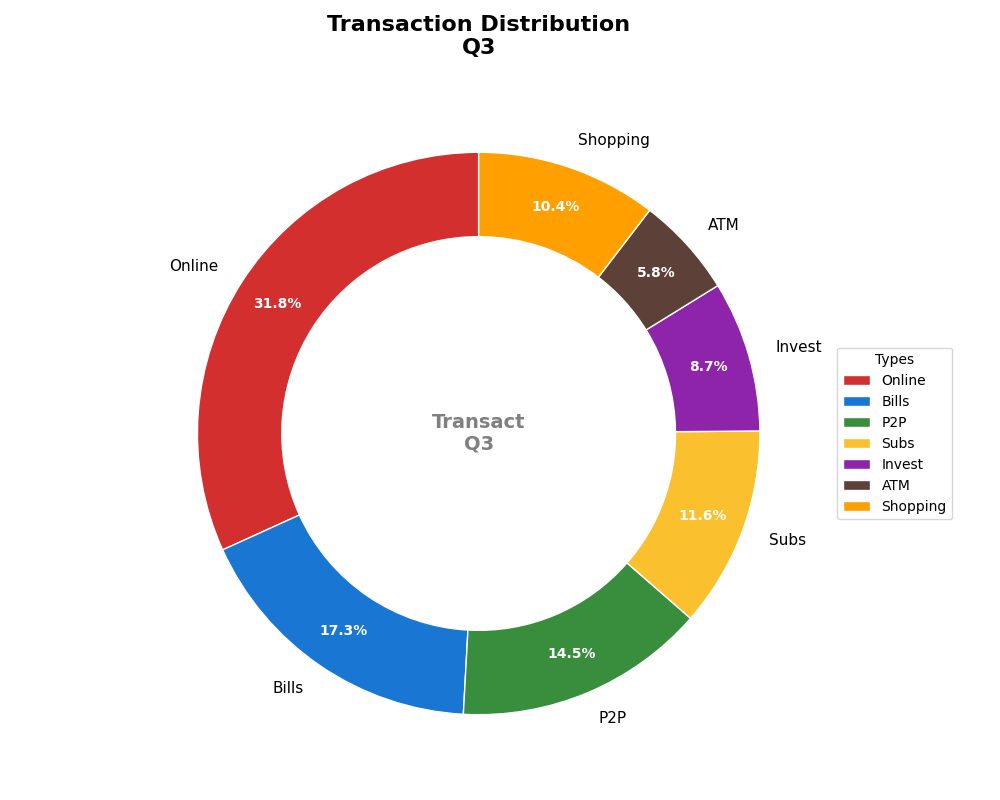

This figure's Python source:
import matplotlib.pyplot as plt

transaction_categories = [
    'Online', 
    'Bills', 
    'P2P', 
    'Subs', 
    'Invest', 
    'ATM',
    'Shopping'  # New category added
]

transaction_counts = [550, 300, 250, 200, 150, 100, 180]  # Added count for 'Shopping'

# Updated set of colors for each transaction category
colors = ['#D32F2F', '#1976D2', '#388E3C', '#FBC02D', '#8E24AA', '#5D4037', '#FFA000']  # Color for 'Shopping' added

fig, ax = plt.subplots(figsize=(10, 8), subplot_kw=dict(aspect="equal"))

wedges, texts, autotexts = ax.pie(transaction_counts, labels=transaction_categories, 
                                  colors=colors, autopct='%1.1f%%', startangle=90,
                                  pctdistance=0.85, wedgeprops=dict(width=0.3, edgecolor='w'))

ax.text(0, 0, 'Transact\nQ3', horizontalalignment='center', 
        verticalalignment='center', fontsize=14, fontweight='bold', color='gray')

ax.legend(wedges, transaction_categories, title="Types", loc="center left", 
          bbox_to_anchor=(1, 0, 0.5, 1), fontsize=10)

plt.setp(autotexts, size=10, weight='bold', color='white')
plt.setp(texts, size=11)

plt.title("Transaction Distribution\nQ3", fontsize=16, fontweight='bold', pad=20)
plt.tight_layout()
plt.show()
